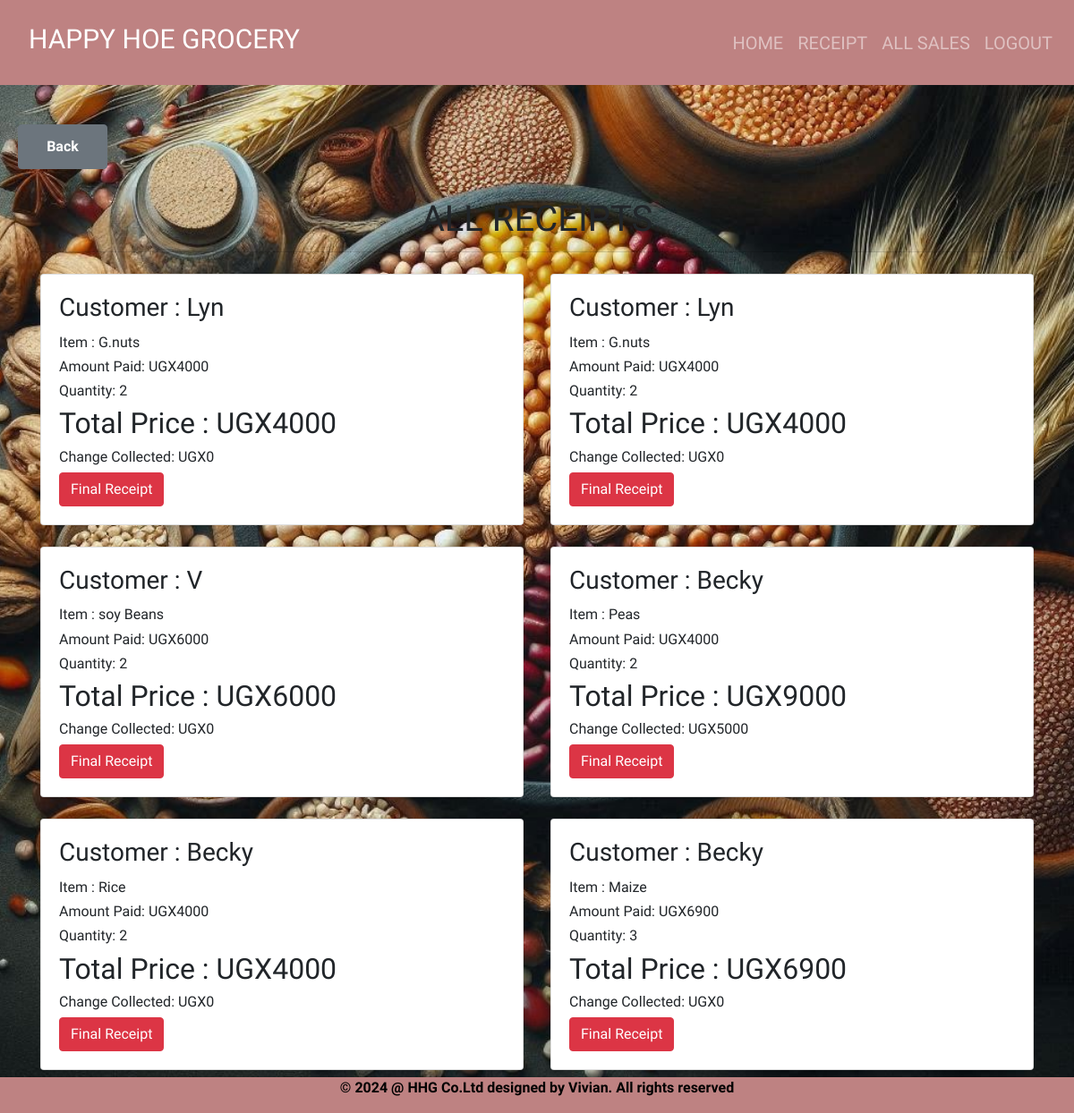
The app's page /receipt/ (signed in) with its own data.
### Grocery_app/models.py (models this page shows, shortened)
class Sale(models.Model):
    item = models.ForeignKey(Stockx, on_delete=models.CASCADE)
    quantity = models.IntegerField(default=0, null=True, blank=True)
    amount_received = models.IntegerField(default=0, null=True, blank=True)
    issued_to = models.CharField(max_length=50, null=True, blank=True)
    unit_price = models.IntegerField(default=0, null=True, blank=True)
    def get_total(self):
        total = self.quantity * self.unit_price
        return int(total)
    def get_change(self):
        change = self.get_total() - self.amount_received
        return abs(int(change))

class Stockx(models.Model):
    item_name = models.CharField(max_length=50, null=True, blank=True)
    dealer_name = models.CharField(max_length=50, null=True, blank=True)
    branch_name = models.CharField(max_length=50, null=True, blank=True)
    unit_price = models.IntegerField(default=0, null=True, blank=True)
    unit_cost = models.IntegerField(default=0, null=True, blank=True)
    total_quantity = models.IntegerField(default=0, null=True, blank=True)
    issued_quantity = models.IntegerField(default=0, null=True, blank=True)
    def __str__(self):
        return self.item_name

### Grocery_app/views.py (the view)
# urls.py: path('receipt/', views.receipt, name='receipt'),
@login_required
def receipt(request):
    sales = Sale.objects.all().order_by('-id')
    return render(request, 'Grocery_app/receipt.html', {'sales': sales})

### Grocery_app/templates/Grocery_app/receipt.html
{% extends 'Grocery_app/base.html'%} {% block content%}
<br>
<div style="margin: 0 auto; padding: 20px;">
  <button type="submit" class="btn btn-secondary" style="width: 100px; height: 50px; "><a href="/home" style="text-decoration:none; color:white; font-weight:bolder;">Back</a></button>
  </div>
<div class="container">
  <h1 class="card-header text-center">ALL RECEIPTS</h1><br>
  <div class="row">
      {% for sale in sales %}
<div class="col-6 mb-4">
  <div class="card">
    <div class="card-body">
      <h3 class="card-title">Customer : {{sale.issued_to | title}}</h3>
      <h6 class="card-text">Item : {{sale.item}}</h6>
      <h6 class="card-text">Amount Paid:  UGX{{ sale.amount_received }}</h6>
      <h6 class="card-text">Quantity: {{sale.quantity }}</h6>
      <h2>Total Price :  UGX{{ sale.get_total }}</h2>
      <div style="flex: 1">
        <h6 class="card-text">Change Collected:  UGX{{ sale.get_change }}</h6>
        <a href="{% url 'receipt_detail' sale.id %}">
          <button type="button" class="btn btn-danger" data-toggle="modal" data-target="#exampleModal">
  Final Receipt
</button>
        </a>
      </div>
    </div>
  </div>
</div>
  {% endfor %}
    </div>
</div>
<br>
{% endblock %}

### Grocery_app/static/css/main.css (style rules this page uses)
html,body { position: relative; overflow-x: hidden; background: url('/static/images/img6.jpg'); width: 100% !important; height: 100vh; display: table; position: relative; background-position: center; background-attachment: scroll; -o-background-size: cover; -moz-background-size: cover; -webkit-background-size: cover; background-size: cover; background-repeat: no-repeat; }
body { background-color: hsl(0, 39%, 43%); font-family: 'raleway'; }

### Grocery_app/static/css/styles.css (style rules this page uses)
body { background-color: burlywood; background-image: url('pic1.jpg'); }

### records on screen
Sale: issued_to "Lyn", item "G.nuts", amount_received "4000", quantity "2", get_total "4000", get_change "0"
Sale: issued_to "Lyn", item "G.nuts", amount_received "4000", quantity "2", get_total "4000", get_change "0"
Sale: issued_to "V", item "soy Beans", amount_received "6000", quantity "2", get_total "6000", get_change "0"
Sale: issued_to "Becky", item "Peas", amount_received "4000", quantity "2", get_total "9000", get_change "5000"
Sale: issued_to "Becky", item "Rice", amount_received "4000", quantity "2", get_total "4000", get_change "0"
Sale: issued_to "Becky", item "Maize", amount_received "6900", quantity "3", get_total "6900", get_change "0"
